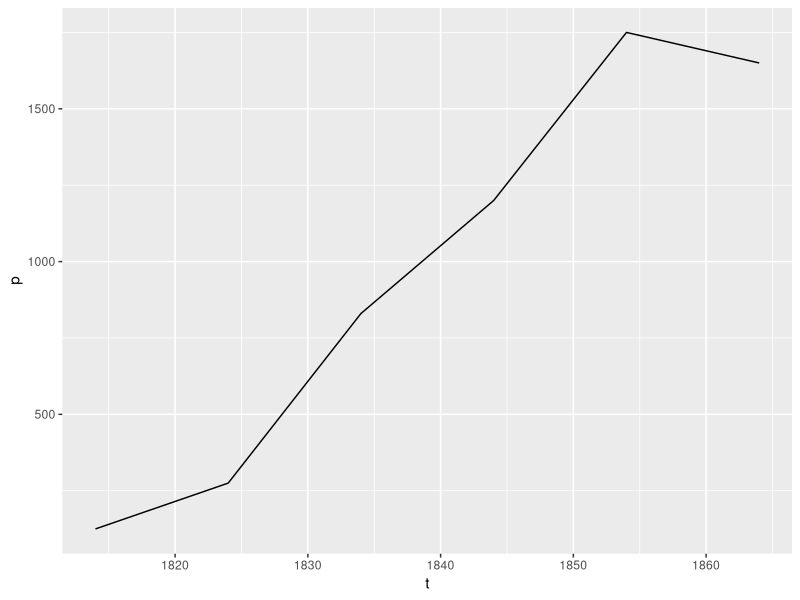
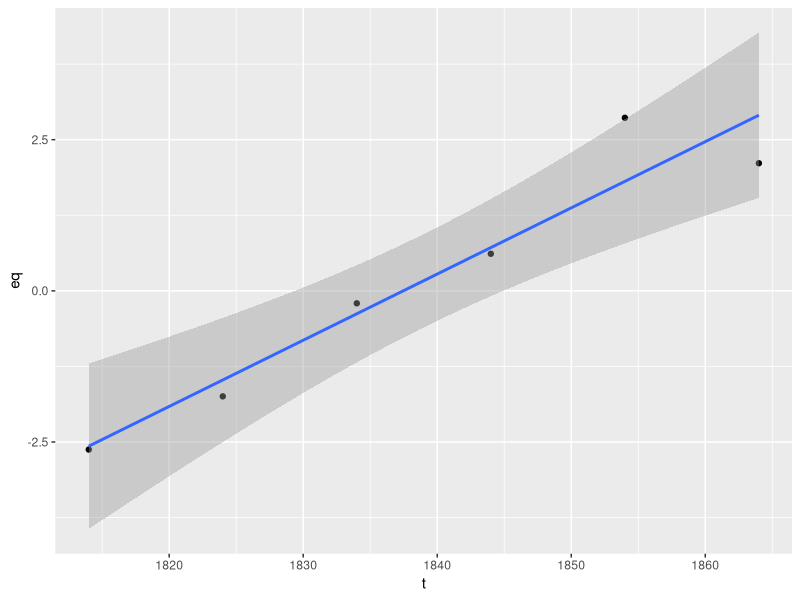

Write R code to recreate these figures, in order.
## ---- chunk 1
library(ggplot2)
t <- c(1814, 1824, 1834, 1844, 1854, 1864)
p <- c(125, 275, 830, 1200, 1750, 1650)
qplot(x = t, y = p, geom = "line")
## ---- chunk 2
M <- 1850
eq <- log(p / (M - p))
qplot(x = t, y = eq, geom = "point") + stat_smooth(method = "lm") # to get rid the decrease in 1864
rm <- lm(eq ~ t)$coefficients[[2]];rm
t_star <- -(1 / rm) * log(p[1] / (M - p[1])) + t[1]
## ---- chunk 3
d <- .054 * 12960000 * (1/27878400);d
## ---- chunk 4
k <- 1 / (2*d);k
